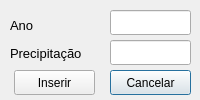
<?xml version="1.0" encoding="UTF-8"?>
<ui version="4.0">
 <class>editarLinha</class>
 <widget class="QDialog" name="editarLinha">
  <property name="geometry">
   <rect>
    <x>0</x>
    <y>0</y>
    <width>200</width>
    <height>100</height>
   </rect>
  </property>
  <property name="minimumSize">
   <size>
    <width>200</width>
    <height>100</height>
   </size>
  </property>
  <property name="maximumSize">
   <size>
    <width>200</width>
    <height>100</height>
   </size>
  </property>
  <property name="windowTitle">
   <string>UFCA-IDF</string>
  </property>
  <property name="windowIcon">
   <iconset resource="../resources.qrc">
    <normaloff>:/plugins/UFCA_IDF/imagens/icon.png</normaloff>:/plugins/UFCA_IDF/imagens/icon.png</iconset>
  </property>
  <widget class="QPushButton" name="btnCancelar">
   <property name="geometry">
    <rect>
     <x>110</x>
     <y>70</y>
     <width>81</width>
     <height>25</height>
    </rect>
   </property>
   <property name="text">
    <string>Cancelar</string>
   </property>
  </widget>
  <widget class="QLineEdit" name="txtAno">
   <property name="geometry">
    <rect>
     <x>110</x>
     <y>10</y>
     <width>81</width>
     <height>25</height>
    </rect>
   </property>
  </widget>
  <widget class="QPushButton" name="btnInserir">
   <property name="geometry">
    <rect>
     <x>14</x>
     <y>70</y>
     <width>81</width>
     <height>25</height>
    </rect>
   </property>
   <property name="text">
    <string>Inserir</string>
   </property>
  </widget>
  <widget class="QLabel" name="labelAno">
   <property name="geometry">
    <rect>
     <x>10</x>
     <y>15</y>
     <width>101</width>
     <height>21</height>
    </rect>
   </property>
   <property name="font">
    <font>
     <pointsize>10</pointsize>
    </font>
   </property>
   <property name="text">
    <string>Ano</string>
   </property>
  </widget>
  <widget class="QLineEdit" name="txtPrecipitacao">
   <property name="geometry">
    <rect>
     <x>110</x>
     <y>40</y>
     <width>81</width>
     <height>25</height>
    </rect>
   </property>
  </widget>
  <widget class="QLabel" name="labelPrecipitacao">
   <property name="geometry">
    <rect>
     <x>10</x>
     <y>40</y>
     <width>91</width>
     <height>26</height>
    </rect>
   </property>
   <property name="font">
    <font>
     <pointsize>10</pointsize>
    </font>
   </property>
   <property name="text">
    <string>Precipitação</string>
   </property>
  </widget>
 </widget>
 <resources/>
 <connections/>
</ui>
